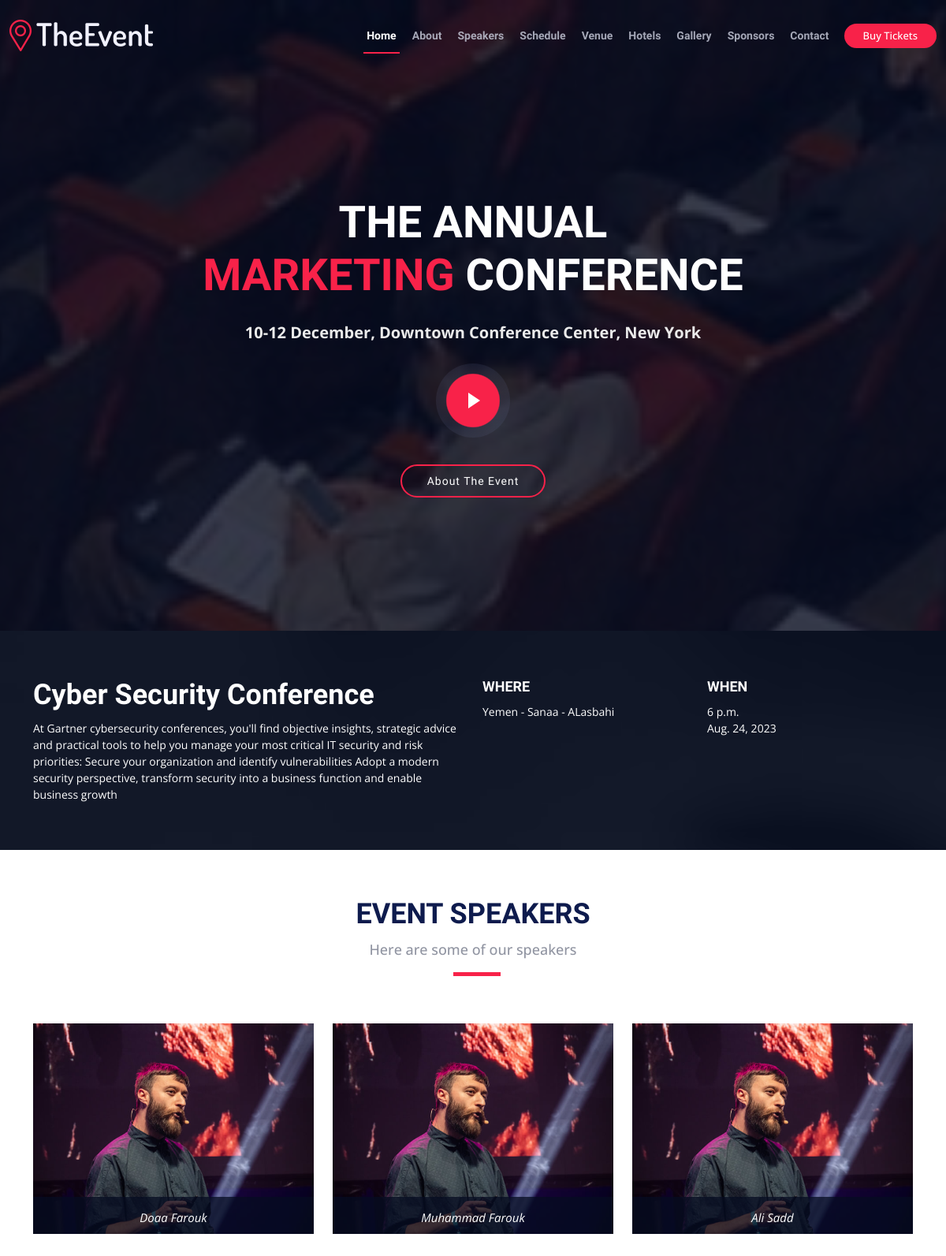
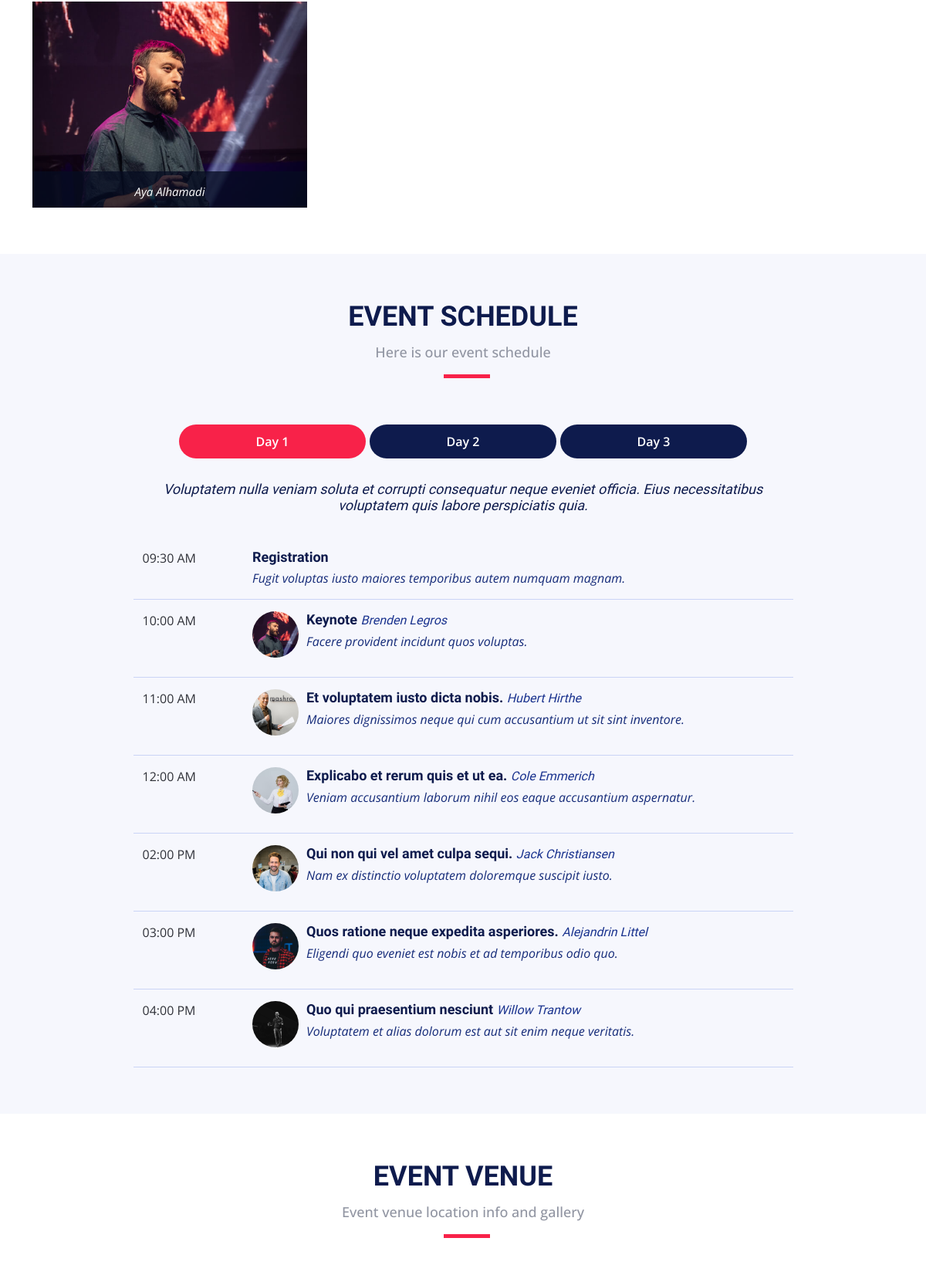
The page / (upper part) on the database its author committed (2 pictures, top to bottom).
### core/models.py (models this page shows)
class Event(models.Model):
    title = models.CharField(max_length=500)
    about = models.TextField()
    time = models.TimeField()
    date = models.DateField()
    speaker = models.ManyToManyField(Speaker)
    sponsor = models.ManyToManyField(Sponsor)
    venue = models.ManyToManyField(Venue)

class Venue(models.Model):
    country = models.CharField(max_length=50)
    city = models.CharField(max_length=50)
    place = models.CharField(max_length=100)

class Speaker(models.Model):
    first_name = models.CharField(max_length=50)
    last_name = models.CharField(max_length=50)
    about = models.TextField()
    picture = models.ImageField(null=True, upload_to='media/Speakers')

### core/views.py (the view)
# urls.py: path('', views.index)
def index(request):
    events = Event.objects.all().values()
    venues = Venue.objects.all().values()
    speakers = Speaker.objects.all().values()
    context = {
        'events' : events,
        'venues' : venues,
        'speakers' : speakers,
    }
    return render(request, "core/index.html", context)

### templates/core/index.html (shortened to what this page needs)
{% load static %}
<!DOCTYPE html>
<html lang="en">
<head>
  <link href="{% static 'assets/vendor/aos/aos.css' %}" rel="stylesheet">
  <link href="{% static 'assets/vendor/bootstrap/css/bootstrap.min.css' %}" rel="stylesheet">
  <link href="{% static 'assets/vendor/bootstrap-icons/bootstrap-icons.css' %}" rel="stylesheet">
  <link href="{% static 'assets/vendor/glightbox/css/glightbox.min.css' %}" rel="stylesheet">
  <link href="{% static 'assets/vendor/swiper/swiper-bundle.min.css' %}" rel="stylesheet">
  <link href="{% static 'assets/css/style.css' %}" rel="stylesheet">
</head>
<body>
  <header id="header" class="d-flex align-items-center ">
    <div class="container-fluid container-xxl d-flex align-items-center">
      <div id="logo" class="me-auto">
        <a href="index.html" class="scrollto"><img src="assets/img/logo.png" alt="" title=""></a>
      </div>
      <nav id="navbar" class="navbar order-last order-lg-0">
        <ul>
          <li><a class="nav-link scrollto active" href="#hero">Home</a></li>
          <li><a class="nav-link scrollto" href="#about">About</a></li>
          <li><a class="nav-link scrollto" href="#speakers">Speakers</a></li>
          <li><a class="nav-link scrollto" href="#schedule">Schedule</a></li>
          <li><a class="nav-link scrollto" href="#venue">Venue</a></li>
          <li><a class="nav-link scrollto" href="#hotels">Hotels</a></li>
          <li><a class="nav-link scrollto" href="#gallery">Gallery</a></li>
          <li><a class="nav-link scrollto" href="#supporters">Sponsors</a></li>
          <li><a class="nav-link scrollto" href="#contact">Contact</a></li>
        </ul>
      </nav>
      <a class="buy-tickets scrollto" href="#buy-tickets">Buy Tickets</a>
    </div>
  </header>
  <section id="hero">
    <div class="hero-container" data-aos="zoom-in" data-aos-delay="100">
      <h1 class="mb-4 pb-0">The Annual<br><span>Marketing</span> Conference</h1>
      <p class="mb-4 pb-0">10-12 December, Downtown Conference Center, New York</p>
      <a href="https://www.youtube.com/watch?v=jDDaplaOz7Q" class="glightbox play-btn mb-4"></a>
      <a href="#about" class="about-btn scrollto">About The Event</a>
    </div>
  </section>
  <main id="main">
    <section id="about">
      <div class="container position-relative" data-aos="fade-up">
        <div class="row">
          <div class="col-lg-6">
        {% for event in events%}
            <h2>{{event.title}}</h2>
            <p>{{event.about}}</p>
          </div>
          <div class="col-lg-3">
            <h3>Where</h3>
            {% for venue in venues%}
            <p>{{venue.country}} -
            {{venue.city}} -
            {{venue.place}}</p>
            {%endfor%}
          </div>
          <div class="col-lg-3">
            <h3>When</h3>
            <p>{{event.time}}
              <br>{{event.date}}
            </p>
          </div>
        </div>
      {%endfor%}
      </div>
    </section>
    <section id="speakers">
      <div class="container" data-aos="fade-up">
        <div class="section-header">
          <h2>Event Speakers</h2>
          <p>Here are some of our speakers</p>
        </div>
        <div class="row">
          {%for speaker in speakers%}
          <div class="col-lg-4 col-md-6">
            <div class="speaker" data-aos="fade-up" data-aos-delay="100">
              <img src="{%static 'assets/img/speakers/1.jpg'%}" alt="Speaker 1" class="img-fluid">
              <div class="details">
                <p>{{speaker.first_name}} {{speaker.last_name}}</p>
              </div>
            </div>
          </div>
          {%endfor%}
        </div>
      </div>
    </section>
    <section id="schedule" class="section-with-bg">
      <div class="container" data-aos="fade-up">
        <div class="section-header">
          <h2>Event Schedule</h2>
          <p>Here is our event schedule</p>
        </div>
        <ul class="nav nav-tabs" role="tablist" data-aos="fade-up" data-aos-delay="100">
          <li class="nav-item">
            <a class="nav-link active" href="#day-1" role="tab" data-bs-toggle="tab">Day 1</a>
          </li>
          <li class="nav-item">
            <a class="nav-link" href="#day-2" role="tab" data-bs-toggle="tab">Day 2</a>
          </li>
          <li class="nav-item">
            <a class="nav-link" href="#day-3" role="tab" data-bs-toggle="tab">Day 3</a>
          </li>
        </ul>
        <h3 class="sub-heading">Voluptatem nulla veniam soluta et corrupti consequatur neque eveniet officia. Eius
          necessitatibus voluptatem quis labore perspiciatis quia.</h3>
        <div class="tab-content row justify-content-center" data-aos="fade-up" data-aos-delay="200">
          <div role="tabpanel" class="col-lg-9 tab-pane fade show active" id="day-1">
            <div class="row schedule-item">
              <div class="col-md-2"><time>09:30 AM</time></div>
              <div class="col-md-10">
                <h4>Registration</h4>
                <p>Fugit voluptas iusto maiores temporibus autem numquam magnam.</p>
              </div>
            </div>
            <div class="row schedule-item">
              <div class="col-md-2"><time>10:00 AM</time></div>
              <div class="col-md-10">
                <div class="speaker">
                  <img src="assets/img/speakers/1.jpg" alt="Brenden Legros">
                </div>
                <h4>Keynote <span>Brenden Legros</span></h4>
                <p>Facere provident incidunt quos voluptas.</p>
              </div>
            </div>
            <div class="row schedule-item">
              <div class="col-md-2"><time>11:00 AM</time></div>
              <div class="col-md-10">
                <div class="speaker">
                  <img src="assets/img/speakers/2.jpg" alt="Hubert Hirthe">
                </div>
                <h4>Et voluptatem iusto dicta nobis. <span>Hubert Hirthe</span></h4>
                <p>Maiores dignissimos neque qui cum accusantium ut sit sint inventore.</p>
              </div>
            </div>
            <div class="row schedule-item">
              <div class="col-md-2"><time>12:00 AM</time></div>
              <div class="col-md-10">
                <div class="speaker">
                  <img src="assets/img/speakers/3.jpg" alt="Cole Emmerich">
                </div>
                <h4>Explicabo et rerum quis et ut ea. <span>Cole Emmerich</span></h4>
                <p>Veniam accusantium laborum nihil eos eaque accusantium aspernatur.</p>
              </div>
            </div>
            <div class="row schedule-item">
              <div class="col-md-2"><time>02:00 PM</time></div>
              <div class="col-md-10">
                <div class="speaker">
                  <img src="assets/img/speakers/4.jpg" alt="Jack Christiansen">
                </div>
                <h4>Qui non qui vel amet culpa sequi. <span>Jack Christiansen</span></h4>
                <p>Nam ex distinctio voluptatem doloremque suscipit iusto.</p>
              </div>
            </div>
            <div class="row schedule-item">
              <div class="col-md-2"><time>03:00 PM</time></div>
              <div class="col-md-10">
                <div class="speaker">
                  <img src="assets/img/speakers/5.jpg" alt="Alejandrin Littel">
                </div>
                <h4>Quos ratione neque expedita asperiores. <span>Alejandrin Littel</span></h4>
                <p>Eligendi quo eveniet est nobis et ad temporibus odio quo.</p>
              </div>
            </div>
            <div class="row schedule-item">
              <div class="col-md-2"><time>04:00 PM</time></div>
              <div class="col-md-10">
                <div class="speaker">
                  <img src="assets/img/speakers/6.jpg" alt="Willow Trantow">
                </div>
                <h4>Quo qui praesentium nesciunt <span>Willow Trantow</span></h4>
                <p>Voluptatem et alias dolorum est aut sit enim neque veritatis.</p>
              </div>
            </div>
          </div>
        </div>
      </div>
    </section>
    <section id="venue">
      <div class="container-fluid" data-aos="fade-up">
        <div class="section-header">
          <h2>Event Venue</h2>
          <p>Event venue location info and gallery</p>
        </div>
      </div>
    </section>
  </main>
</body>
</html>

### rows shown on the page
Event: title "Cyber Security Conference", about "At Gartner cybersecurity conferences, you'll find objective insights, strategic advice and practical tools to help you manage your most critical IT security and risk priorities: Secure your organization and identify vulnerabilities Adopt a modern security perspective, transform security into a business function and enable business growth", time "6 p.m.", date "Aug. 24, 2023"
Venue: country "Yemen", city "Sanaa", place "ALasbahi"
Speaker: first_name "Doaa", last_name "Farouk"
Speaker: first_name "Muhammad", last_name "Farouk"
Speaker: first_name "Ali", last_name "Sadd"
Speaker: first_name "Aya", last_name "Alhamadi"
